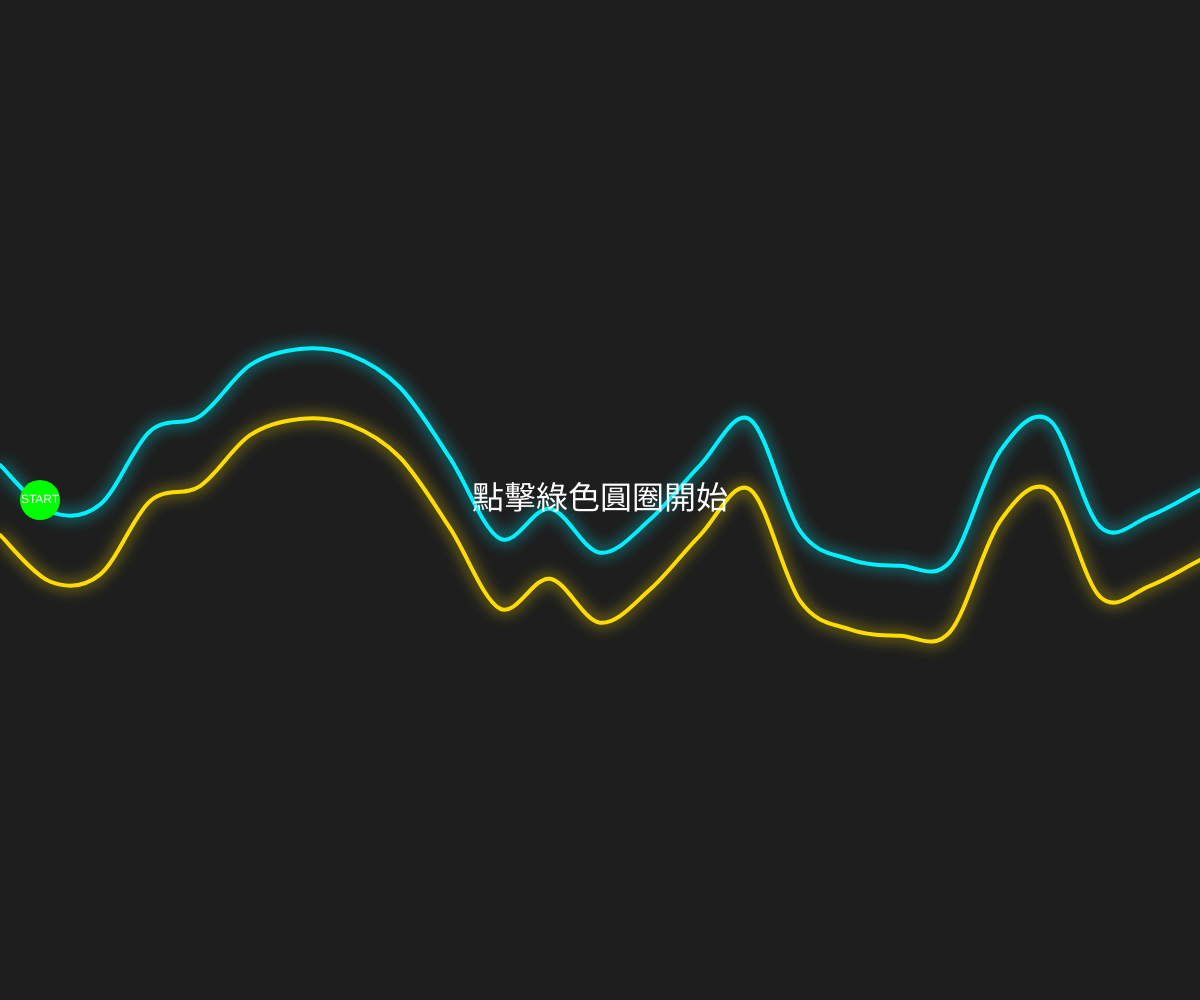
Frame 1 (no input)
Frame 60 (no input): identical to frame 1, image omitted
Frame 120 (the mouse pressed at the canvas centre since frame 60): identical to frame 1, image omitted

The p5.js sketch that drew this single still picture (run headless with seeded random() and noise() and a simulated clock; from frame 60 on, the mouse is pressed at the canvas centre):

// p5.js sketch
// ── sketch.js
/**
 * 專案名稱: 不規則曲線電流急急棒 (p5.js)
 * 核心功能: 
 * 1. 使用 curveVertex 繪製平滑的不規則軌道
 * 2. 碰撞檢測機制 (基於陣列頂點計算)
 * 3. 遊戲狀態管理 (等待、遊戲中、勝利、失敗)
 */

let pathPoints = []; // 變數管理: 儲存軌道中心點的 PVector 陣列
let pointSpacing = 50; // 點與點之間的水平距離 (密度)
let pathGap = 70; // 安全區域: 上下邊界的間隙寬度

// 遊戲狀態常數
const STATE_WAIT = 0;
const STATE_PLAYING = 1;
const STATE_GAME_OVER = 2;
const STATE_WIN = 3;

let gameState = STATE_WAIT;
let failTimer = 0; // 用於控制失敗時的紅色閃爍時間

function setup() {
  // 畫布設定: 響應式畫布
  createCanvas(windowWidth, windowHeight);
  
  // 初始化遊戲與軌道
  resetGame();
  
  // 設定線條樣式
  strokeJoin(ROUND);
  strokeCap(ROUND);
}

function draw() {
  // 視覺效果: 處理失敗時的背景閃爍 (紅色警示)
  if (gameState === STATE_GAME_OVER && failTimer > 0) {
    background(200, 0, 0); // 失敗提示: 紅色背景
    failTimer--;
    if (failTimer <= 0) {
      resetGame(); // 閃爍結束後自動回到起點
    }
  } else {
    background(30); // 正常深色背景
  }

  // 繪製軌道
  drawTrack();

  // 狀態機邏輯
  if (gameState === STATE_WAIT) {
    drawStartZone();
    drawText("點擊綠色圓圈開始", width / 2, height / 2);
  } else if (gameState === STATE_PLAYING) {
    drawStartZone();
    drawEndZone();
    
    // 繪製玩家游標
    drawPlayerCursor();
    
    // 執行碰撞與勝利判定
    checkGameLogic();
  } else if (gameState === STATE_GAME_OVER) {
    drawText("GAME OVER", width / 2, height / 2);
  } else if (gameState === STATE_WIN) {
    drawTrack(); // 勝利時保持軌道顯示
    drawEndZone();
    drawText("SUCCESS! 抵達終點 (點擊重來)", width / 2, height / 2);
    
    if (mouseIsPressed) {
      resetGame();
    }
  }
}

// 軌道生成: 產生由左至右的不規則路徑數據
function generatePath() {
  pathPoints = [];
  let x = 0;
  let y = height / 2;
  
  // 使用 Perlin Noise 產生平滑但隨機的 Y 軸起伏
  let noiseOffset = random(1000);
  
  // 起點：在左側固定高度
  pathPoints.push(createVector(0, height / 2));
  
  while (x < width) {
    x += pointSpacing;
    // 計算 noise 值 (0~1) 並映射到畫布高度 20%~80% 範圍
    let n = noise(x * 0.005 + noiseOffset);
    y = map(n, 0, 1, height * 0.2, height * 0.8);
    pathPoints.push(createVector(x, y));
  }
  
  // 終點：確保延伸出畫布外
  pathPoints.push(createVector(width + pointSpacing, height / 2));
}

// 視覺效果: 繪製上下邊界 (使用 curveVertex)
function drawTrack() {
  noFill();
  strokeWeight(4);
  
  // 設定發光效果 (僅在支援的瀏覽器有效)
  drawingContext.shadowBlur = 15;

  // --- 繪製上邊界 (螢光藍) ---
  stroke(0, 240, 255);
  drawingContext.shadowColor = color(0, 240, 255);
  beginShape();
  // 技巧: 重複第一個與最後一個頂點，讓 curveVertex 曲線通過所有控制點
  if (pathPoints.length > 0) curveVertex(pathPoints[0].x, pathPoints[0].y - pathGap / 2);
  for (let p of pathPoints) {
    // 座標計算邏輯: 原始中心點 Y 減去一半間隙寬度 = 上邊界 Y
    curveVertex(p.x, p.y - pathGap / 2);
  }
  if (pathPoints.length > 0) {
     let last = pathPoints[pathPoints.length - 1];
     curveVertex(last.x, last.y - pathGap / 2);
  }
  endShape();

  // --- 繪製下邊界 (閃電黃) ---
  stroke(255, 220, 0);
  drawingContext.shadowColor = color(255, 220, 0);
  beginShape();
  if (pathPoints.length > 0) curveVertex(pathPoints[0].x, pathPoints[0].y + pathGap / 2);
  for (let p of pathPoints) {
    // 座標計算邏輯: 原始中心點 Y 加上一半間隙寬度 = 下邊界 Y
    curveVertex(p.x, p.y + pathGap / 2);
  }
  if (pathPoints.length > 0) {
    let last = pathPoints[pathPoints.length - 1];
    curveVertex(last.x, last.y + pathGap / 2);
  }
  endShape();

  // 重置陰影
  drawingContext.shadowBlur = 0;
}

// 互動邏輯: 啟動開關與起點
function drawStartZone() {
  let startP = pathPoints[0];
  if (!startP) return;

  noStroke();
  fill(0, 255, 0);
  circle(startP.x + 40, startP.y, 40); // 起始圓圈
  
  if (gameState === STATE_WAIT) {
    fill(255);
    textAlign(CENTER, CENTER);
    textSize(12);
    text("START", startP.x + 40, startP.y);
    
    // 點擊判定
    if (mouseIsPressed && dist(mouseX, mouseY, startP.x + 40, startP.y) < 20) {
      gameState = STATE_PLAYING;
    }
  }
}

function drawEndZone() {
  noStroke();
  fill(0, 255, 0, 50);
  rect(width - 60, 0, 60, height);
  fill(255);
  textAlign(CENTER, CENTER);
  text("FINISH", width - 30, height / 2);
}

function drawPlayerCursor() {
  noCursor(); // 隱藏系統滑鼠
  fill(255);
  noStroke();
  circle(mouseX, mouseY, 10); // 繪製白色光點
}

// 核心: 碰撞判定邏輯
function checkGameLogic() {
  // 1. 勝利條件: 到達最右側
  if (mouseX > width - 60) {
    gameState = STATE_WIN;
    cursor();
    return;
  }

  // 2. 找出滑鼠位於哪一段軌道 (使用 X 軸區間搜尋)
  let idx = -1;
  for (let i = 0; i < pathPoints.length - 1; i++) {
    if (mouseX >= pathPoints[i].x && mouseX < pathPoints[i + 1].x) {
      idx = i;
      break;
    }
  }

  if (idx !== -1) {
    let p1 = pathPoints[idx];
    let p2 = pathPoints[idx + 1];

    // 計算滑鼠在該區段的進度比例 (0.0 ~ 1.0)
    let t = (mouseX - p1.x) / (p2.x - p1.x);

    // 使用線性插值計算當前 X 位置對應的中心 Y 座標
    // 註: 由於 curveVertex 與線性插值有微小誤差，這裡將碰撞範圍稍微內縮 (-5) 以提升體驗
    let currentCenterY = lerp(p1.y, p2.y, t);
    let safeTop = currentCenterY - pathGap / 2 + 5;
    let safeBottom = currentCenterY + pathGap / 2 - 5;

    // 碰撞判定: 觸碰或越過邊界
    if (mouseY < safeTop || mouseY > safeBottom) {
      triggerFail();
    }
  } else {
    // 如果在畫面最左側之外 (還沒進入第一段)，不計算碰撞
    if (mouseX > 0 && mouseX < pathPoints[0].x) {
       // 安全
    }
  }
}

function triggerFail() {
  gameState = STATE_GAME_OVER;
  failTimer = 10; // 設定閃爍持續時間
  cursor();
}

function resetGame() {
  gameState = STATE_WAIT;
  generatePath(); // 每次重來生成新路徑
}

function drawText(msg, x, y) {
  fill(255);
  noStroke();
  textSize(32);
  textAlign(CENTER, CENTER);
  text(msg, x, y);
}

function windowResized() {
  resizeCanvas(windowWidth, windowHeight);
  resetGame();
}
